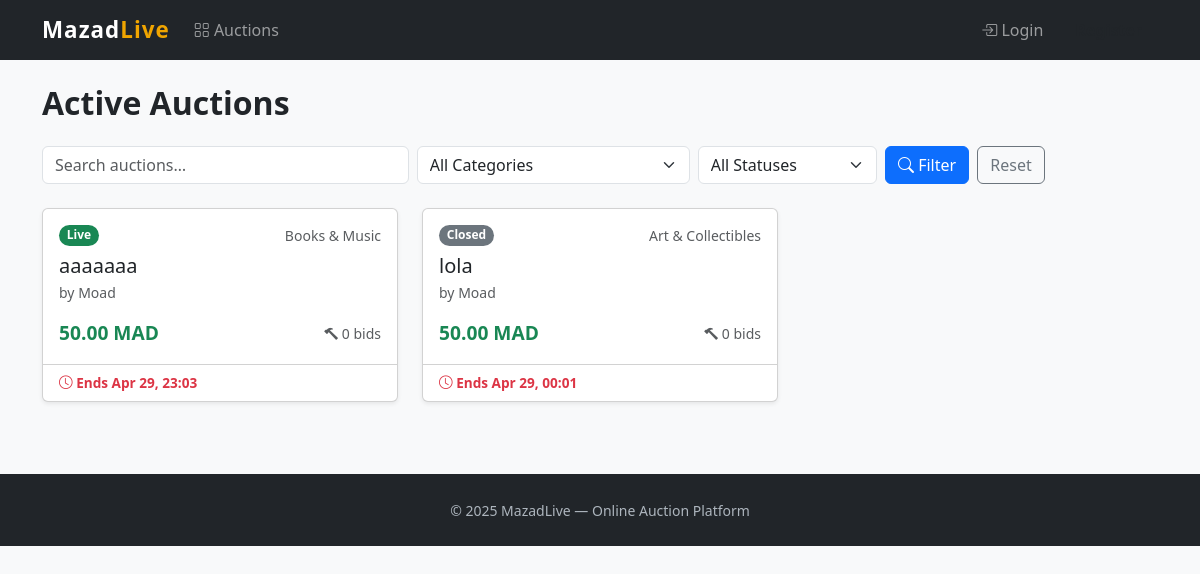
Before: / with the older database file.
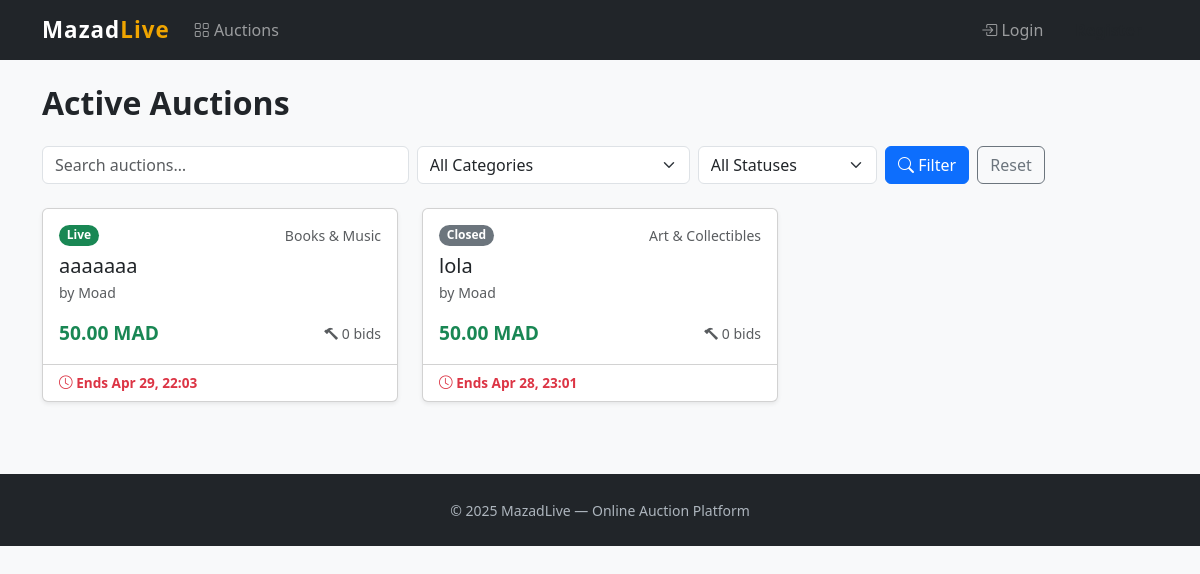
After: the same page with the newer database file.
### auctions/models.py (models this page shows, shortened)
class Auction(models.Model):
    STATUS_SCHEDULED = 'SCHEDULED'
    STATUS_LIVE = 'LIVE'
    STATUS_CLOSED = 'CLOSED'
    STATUS_CHOICES = [
        (STATUS_SCHEDULED, 'Scheduled'),
        (STATUS_LIVE, 'Live'),
        (STATUS_CLOSED, 'Closed'),
    ]
    seller = models.ForeignKey(
        settings.AUTH_USER_MODEL,
        on_delete=models.CASCADE,
        related_name='auctions',
    )
    title = models.CharField(max_length=300)
    description = models.TextField(blank=True)
    category = models.ForeignKey(
        Category,
        on_delete=models.PROTECT,
        related_name='auctions',
    )
    starting_price = models.DecimalField(
        max_digits=12,
        decimal_places=2,
        validators=[MinValueValidator(Decimal('0.01'))],
    )
    reserve_price = models.DecimalField(
        max_digits=12,
        decimal_places=2,
        validators=[MinValueValidator(Decimal('0.00'))],
        null=True,
        blank=True,
    )
    start_time = models.DateTimeField()
    end_time = models.DateTimeField()
    status = models.CharField(
        max_length=20,
        choices=STATUS_CHOICES,
        default=STATUS_SCHEDULED,
    )
    current_price = models.DecimalField(
        max_digits=12,
        decimal_places=2,
        default=Decimal('0.00'),
    )
    winner = models.ForeignKey(
        settings.AUTH_USER_MODEL,
        on_delete=models.SET_NULL,
        related_name='won_auctions',
        null=True,
        blank=True,
    )
    created_at = models.DateTimeField(auto_now_add=True)
    updated_at = models.DateTimeField(auto_now=True)
    class Meta:
        ordering = ['-created_at']
        indexes = [
            models.Index(fields=['status', 'end_time']),
        ]
    def save(self, *args, **kwargs):
        if self.current_price is None or self.current_price == Decimal('0.00'):
            if self.starting_price is not None:
                self.current_price = self.starting_price
        return super().save(*args, **kwargs)

class Category(models.Model):
    name = models.CharField(max_length=120, unique=True)
    slug = models.SlugField(max_length=140, unique=True, blank=True)
    class Meta:
        ordering = ['name']

### auctions/template_views.py (the view)
# urls.py: 2. Add a URL to urlpatterns:  path('', views.home, name='home')
def home(request):
    refresh_auction_statuses()
    qs = Auction.objects.select_related('seller', 'category').annotate(bid_count=Count('bids'))
    status_filter = request.GET.get('status', '').upper()
    category_slug = request.GET.get('category', '')
    query = request.GET.get('q', '')
    if status_filter:
        qs = qs.filter(status=status_filter)
    if category_slug:
        qs = qs.filter(category__slug=category_slug)
    if query:
        qs = qs.filter(Q(title__icontains=query) | Q(description__icontains=query))
    from django.core.paginator import Paginator
    paginator = Paginator(qs, 12)
    page_obj = paginator.get_page(request.GET.get('page'))
    return render(request, 'auctions/home.html', {
        'auctions': page_obj,
        'page_obj': page_obj,
        'is_paginated': paginator.num_pages > 1,
        'categories': Category.objects.all(),
    })

### auctions/template_views.py (called while the page is built)
def refresh_auction_statuses():
    now = timezone.now()
    Auction.objects.filter(
        status=Auction.STATUS_SCHEDULED,
        start_time__lte=now,
    ).update(status=Auction.STATUS_LIVE)
    for auction in Auction.objects.filter(status=Auction.STATUS_LIVE, end_time__lte=now):
        top_bid = auction.bids.order_by('-amount').first()
        auction.status = Auction.STATUS_CLOSED
        auction.winner = top_bid.bidder if top_bid else None
        auction.save(update_fields=['status', 'winner', 'updated_at'])

### auctions/templates/auctions/home.html (shortened to what this page needs)
{% extends "auctions/base.html" %}
{% block content %}
<div class="row mb-4 align-items-center">
  <div class="col">
    <h2 class="fw-bold mb-0">Active Auctions</h2>
  </div>
</div>
<form method="get" class="row g-2 mb-4">
  <div class="col-sm-4">
    <input type="text" name="q" class="form-control" placeholder="Search auctions…" value="{{ request.GET.q }}">
  </div>
  <div class="col-sm-3">
    <select name="category" class="form-select">
      <option value="">All Categories</option>
    </select>
  </div>
  <div class="col-sm-2">
    <select name="status" class="form-select">
      <option value="" {% if not request.GET.status %}selected{% endif %}>All Statuses</option>
    </select>
  </div>
  <div class="col-sm-auto">
    <button class="btn btn-primary" type="submit"><i class="bi bi-search"></i> Filter</button>
    <a href="/" class="btn btn-outline-secondary ms-1">Reset</a>
  </div>
</form>
{% if auctions %}
<div class="row row-cols-1 row-cols-sm-2 row-cols-lg-3 g-4">
  {% for auction in auctions %}
  <div class="col">
    <div class="card h-100 auction-card shadow-sm">
      <div class="card-body">
        <div class="d-flex justify-content-between mb-2">
          <span class="badge badge-{{ auction.status|lower }} rounded-pill">{{ auction.get_status_display }}</span>
          <small class="text-muted">{{ auction.category.name }}</small>
        </div>
        <h5 class="card-title mb-1">
          <a href="/auctions/{{ auction.pk }}/" class="text-decoration-none text-dark stretched-link">
            {{ auction.title }}
          </a>
        </h5>
        <p class="text-muted small mb-3">by {{ auction.seller.username }}</p>
        <div class="d-flex justify-content-between align-items-center">
          <span class="price-tag">{{ auction.current_price }} MAD</span>
          <span class="text-muted small"><i class="bi bi-hammer"></i> {{ auction.bid_count }} bid{{ auction.bid_count|pluralize }}</span>
        </div>
      </div>
      <div class="card-footer bg-transparent d-flex justify-content-between align-items-center">
        <small class="countdown">
          <i class="bi bi-clock"></i>
          Ends {{ auction.end_time|date:"M d, H:i" }}
        </small>
      </div>
    </div>
  </div>
  {% endfor %}
</div>
{% else %}
<div class="text-center py-5 text-muted">
  <i class="bi bi-inbox display-3"></i>
  <p class="mt-3">No auctions found.</p>
</div>
{% endif %}
{% endblock %}

Changed rows visible on the page:
changed Auction "aaaaaaa": end_time "Apr 29, 23:03" → "Apr 29, 22:03"
changed Auction "lola": end_time "Apr 29, 00:01" → "Apr 28, 23:01"
